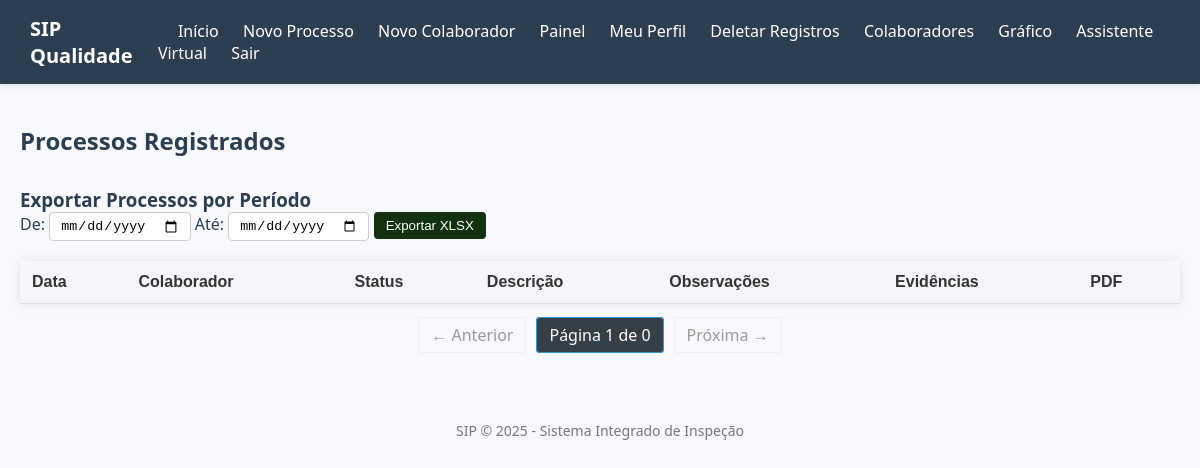
The page /index (signed in) on the database as committed earlier.
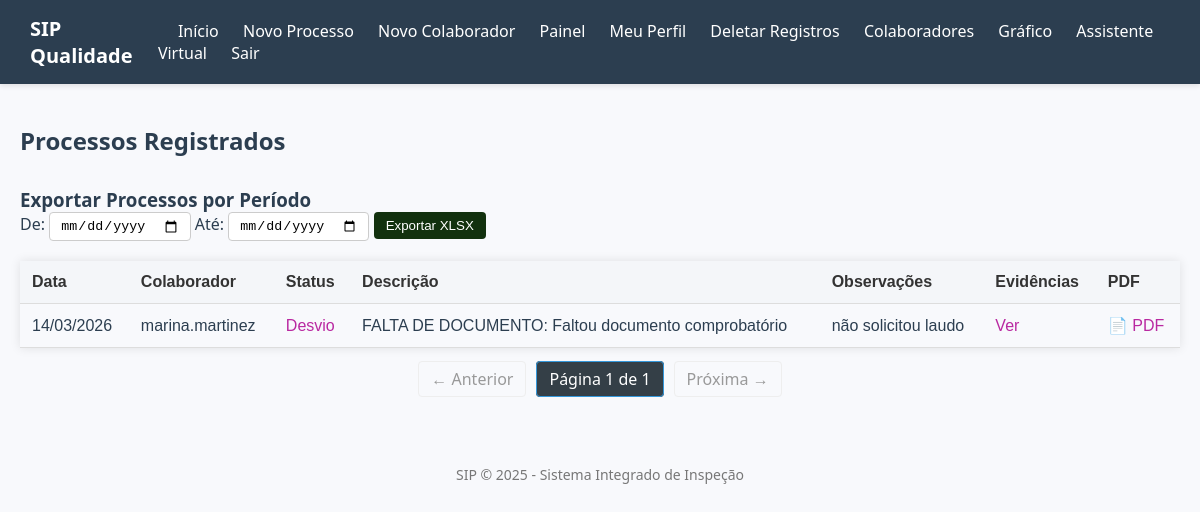
The same page on the database as committed later.
### app/models.py (models this page shows)
class Processo(db.Model):
    id = db.Column(db.Integer, primary_key=True)
    colaborador_id = db.Column(db.Integer, db.ForeignKey('colaborador.id'), nullable=False)
    data_analise = db.Column(db.DateTime, nullable=False)
    descricao = db.Column(db.Text, nullable=False)
    status = db.Column(db.String(20), nullable=False)
    observacoes = db.Column(db.Text)
    imagem = db.Column(db.String(200))
    detalhes = db.relationship('DetalhesProcesso', backref='processo', uselist=False)
    imagens = db.relationship(
    'ImagemProcesso',
    backref='processo',
    lazy=True,
    cascade="all, delete-orphan"
)

class Colaborador(db.Model):
    id = db.Column(db.Integer, primary_key=True)
    nome = db.Column(db.String(100), nullable=False)
    email = db.Column(db.String(120), nullable=False, unique=True)
    processos = db.relationship('Processo', backref='colaborador', lazy=True)

### app/routes.py (the view)
@app.route('/index')
def index():
    if not session.get('logado'):
        return redirect(url_for('login'))
    page = request.args.get('page', 1, type=int)
    processos = Processo.query.order_by(Processo.data_analise.desc()).paginate(page=page, per_page=10)
    return render_template('index.html', processos=processos, deletar_form=DeletarTodosForm())

### app/forms.py
class DeletarTodosForm(FlaskForm):
    submit = SubmitField('Deletar Todos os Registros')

### app/templates/index.html
{% extends 'base.html' %}
{% block content %}
<link rel="stylesheet" href="{{ url_for('static', filename='css/index_estilo.css') }}">
<h2>Processos Registrados</h2>
<h3>Exportar Processos por Período</h3>
<form action="{{ url_for('exportar_xlsx') }}" method="get">
    <label for="data_inicio">De:</label>
    <input type="date" name="data_inicio" required>
    <label for="data_fim">Até:</label>
    <input type="date" name="data_fim" required>
    <button type="submit">Exportar XLSX</button>
</form>
<table>
    <tr>
        <th>Data</th>
        <th>Colaborador</th>
        <th>Status</th>
        <th>Descrição</th>
        <th>Observações</th>
        <th>Evidências</th>
        <th>PDF</th>
    </tr>
    {% for processo in processos.items %}
    <tr>
        <td>{{ processo.data_analise.strftime('%d/%m/%Y') if processo.data_analise else '---' }}</td>
        <td>{{ processo.colaborador.nome }}</td>
        <td>
            {% if processo.status == 'Desvio' %}
                <a target="_blank"
                   href="https://outlook.office.com/mail/deeplink/compose?to={{ processo.colaborador.email }}&subject=Desvio%20encontrado%20-%20Qualidade&body=Prezados,%0D%0A%0D%0AIdentificamos um desvio no processo abaixo:%0D%0A%0D%0ADescrição: {{ processo.descricao | urlencode }}%0D%0AData da Análise: {{ processo.data_analise.strftime('%d/%m/%Y %H:%M') if processo.data_analise else '---' }}%0D%0AColaborador: {{ processo.colaborador.nome | urlencode }}%0D%0AObservações: {{ processo.observacoes or '---' | urlencode }}%0D%0A%0D%0AEm caso de dúvida, estamos à disposição.%0D%0A%0D%0AAtenciosamente,%0D%0AEquipe de Qualidade">
                     Desvio
                </a>
            {% else %}
                 Conforme
            {% endif %}
        </td>
        <td>{{ processo.descricao }}</td>
        <td>{{ processo.observacoes or '---' }}</td>
       <td>
{% if processo.imagens %}
    <a href="{{ url_for('ver_imagens_processo', id=processo.id) }}" target="_blank">
        Ver
    </a>
{% else %}
    ---
{% endif %}
</td>
        <td>
            <a href="{{ url_for('gerar_pdf', id=processo.id) }}" target="_blank">📄 PDF</a>
        </td>
    </tr>
    {% endfor %}
</table>
<nav aria-label="Paginação">
  <ul class="pagination">
    {% if processos.has_prev %}
      <li><a href="{{ url_for('index', page=processos.prev_num) }}">← Anterior</a></li>
    {% else %}
      <li class="disabled"><span>← Anterior</span></li>
    {% endif %}
    <li class="active">
      <span>Página {{ processos.page }} de {{ processos.pages }}</span>
    </li>
    {% if processos.has_next %}
      <li><a href="{{ url_for('index', page=processos.next_num) }}">Próxima →</a></li>
    {% else %}
      <li class="disabled"><span>Próxima →</span></li>
    {% endif %}
  </ul>
</nav>
{% endblock %}

### app/templates/base.html (shortened to what this page needs)
<!DOCTYPE html>
<html lang="pt-br">
<head>
    <link rel="stylesheet" href="{{ url_for('static', filename='css/base_estilo.css') }}">
</head>
<body>
{% if session.get('logado') %}
    <header class="navbar">
        <div class="logo">
             SIP Qualidade
        </div>
        <nav class="menu">
            <a href="{{ url_for('index') }}">Início</a>
            <a href="{{ url_for('novo_processo') }}">Novo Processo</a>
            <a href="{{ url_for('novo_colaborador') }}">Novo Colaborador</a>
            <a href="{{ url_for('painel') }}">Painel</a>
            <a href="{{ url_for('meu_perfil') }}">Meu Perfil</a>
            <a href="{{ url_for('deletar_registros') }}">Deletar Registros</a>
            <a href="{{ url_for('listar_colaboradores') }}">Colaboradores</a>
            <a href="{{ url_for('grafico_processos') }}">Gráfico</a>
            <a href="https://nicolebr1.onrender.com/" target="_blank" rel="noopener noreferrer">
    Assistente Virtual
</a>
            <a href="{{ url_for('logout') }}">Sair</a>
        </nav>
    </header>
{% endif %}
<main class="container">
    {% block content %}{% endblock %}
</main>
<footer>
    SIP &copy; {{ current_year or '2025' }} - Sistema Integrado de Inspeção
</footer>
</body>
</html>

### app/static/css/base_estilo.css (style rules this page uses)
* { margin: 0; padding: 0; box-sizing: border-box; }
body { font-family: 'Segoe UI', Tahoma, Geneva, Verdana, sans-serif; background-color: #f8f9fc; color: #2c3e50; }
.navbar { background-color: #2c3e50; padding: 15px 30px; display: flex; justify-content: space-between; align-items: center; box-shadow: 0 2px 5px rgba(0,0,0,0.1); }
.navbar .logo { color: white; font-size: 20px; font-weight: bold; }
.navbar .menu a { color: white; margin-left: 20px; text-decoration: none; font-weight: 500; transition: color 0.3s; }
.container { max-width: 1200px; margin: 40px auto; padding: 0 20px; }
footer { text-align: center; padding: 15px; color: #777; font-size: 14px; }

### app/static/css/index_estilo.css (style rules this page uses)
h2, h3 { color: #2c3e50; margin-top: 30px; }
form { margin-bottom: 20px; }
input[type="date"] { padding: 5px 10px; border-radius: 4px; border: 1px solid #ccc; }
button { padding: 6px 12px; background-color: #12310e; border: none; color: white; border-radius: 4px; cursor: pointer; }
table { width: 100%; max-width: 100%; border-collapse: collapse; font-family: sans-serif; box-shadow: 0 0 10px rgba(0, 0, 0, 0.1); margin-top: 20px; }
th, td { padding: 12px; text-align: left; border-bottom: 1px solid #ddd; }
th { background-color: #f4f6f9; color: #333; }
a { color: #b929a1; text-decoration: none; }
.pagination { display: flex; justify-content: center; list-style: none; padding: 20px 0; }
.pagination li { margin: 0 5px; }
.pagination a, .pagination span { padding: 6px 12px; border: 1px solid #ccc; border-radius: 4px; text-decoration: none; color: #42545f; }
.pagination .disabled span { color: #999; border-color: #eee; }
.pagination .active span { background-color: #343f47; color: white; border-color: #3498db; }

Rows that differ between the two databases and show on the page:
added Processo: data_analise "14/03/2026", colaborador.nome "marina.martinez", descricao "FALTA DE DOCUMENTO: Faltou documento comprobatório", observacoes "não solicitou laudo"
Other text that changed with them:
{{ processos.pages }}: "0" → "1"
